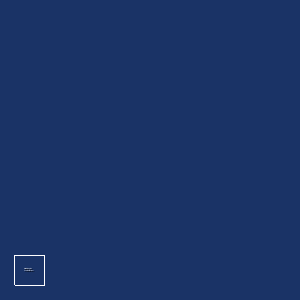

Write Python code to recreate this figure.
#!/usr/bin/env python
# Demonstrate vtkCaptionWidget with a text caption anchored to a sphere.

import vtkmodules.vtkInteractionStyle  # noqa: F401
import vtkmodules.vtkRenderingFreeType  # noqa: F401
import vtkmodules.vtkRenderingOpenGL2  # noqa: F401

from vtkmodules.vtkFiltersSources import vtkSphereSource
from vtkmodules.vtkInteractionWidgets import (
    vtkCaptionRepresentation,
    vtkCaptionWidget,
)
from vtkmodules.vtkRenderingAnnotation import vtkCaptionActor2D
from vtkmodules.vtkRenderingCore import (
    vtkActor,
    vtkPolyDataMapper,
    vtkRenderWindow,
    vtkRenderWindowInteractor,
    vtkRenderer,
)

# Create a sphere actor offset in world space
sphere = vtkSphereSource()
sphere.SetCenter(100, 250, 500)
sphere.Update()

mapper = vtkPolyDataMapper()
mapper.SetInputConnection(sphere.GetOutputPort())

actor = vtkActor()
actor.SetMapper(mapper)

# Renderer
renderer = vtkRenderer()
renderer.AddActor(actor)
renderer.SetBackground(0.1, 0.2, 0.4)

# Render window
render_window = vtkRenderWindow()
render_window.AddRenderer(renderer)
render_window.SetWindowName("caption widget")
render_window.SetSize(300, 300)

# Interactor
interactor = vtkRenderWindowInteractor()
interactor.SetRenderWindow(render_window)

# Widget
rep = vtkCaptionRepresentation()
rep.SetAnchorPosition(sphere.GetOutput().GetPoint(0))
vtkCaptionActor2D.SafeDownCast(rep.GetCaptionActor2D()).SetCaption("This is a test caption\nAnd it has two lines")
vtkCaptionActor2D.SafeDownCast(rep.GetCaptionActor2D()).GetTextActor().GetTextProperty().SetJustificationToCentered()
vtkCaptionActor2D.SafeDownCast(rep.GetCaptionActor2D()).GetTextActor().GetTextProperty().SetVerticalJustificationToCentered()

caption_widget = vtkCaptionWidget()
caption_widget.SetInteractor(interactor)
caption_widget.SetRepresentation(rep)
caption_widget.On()

interactor.Initialize()
interactor.Start()
